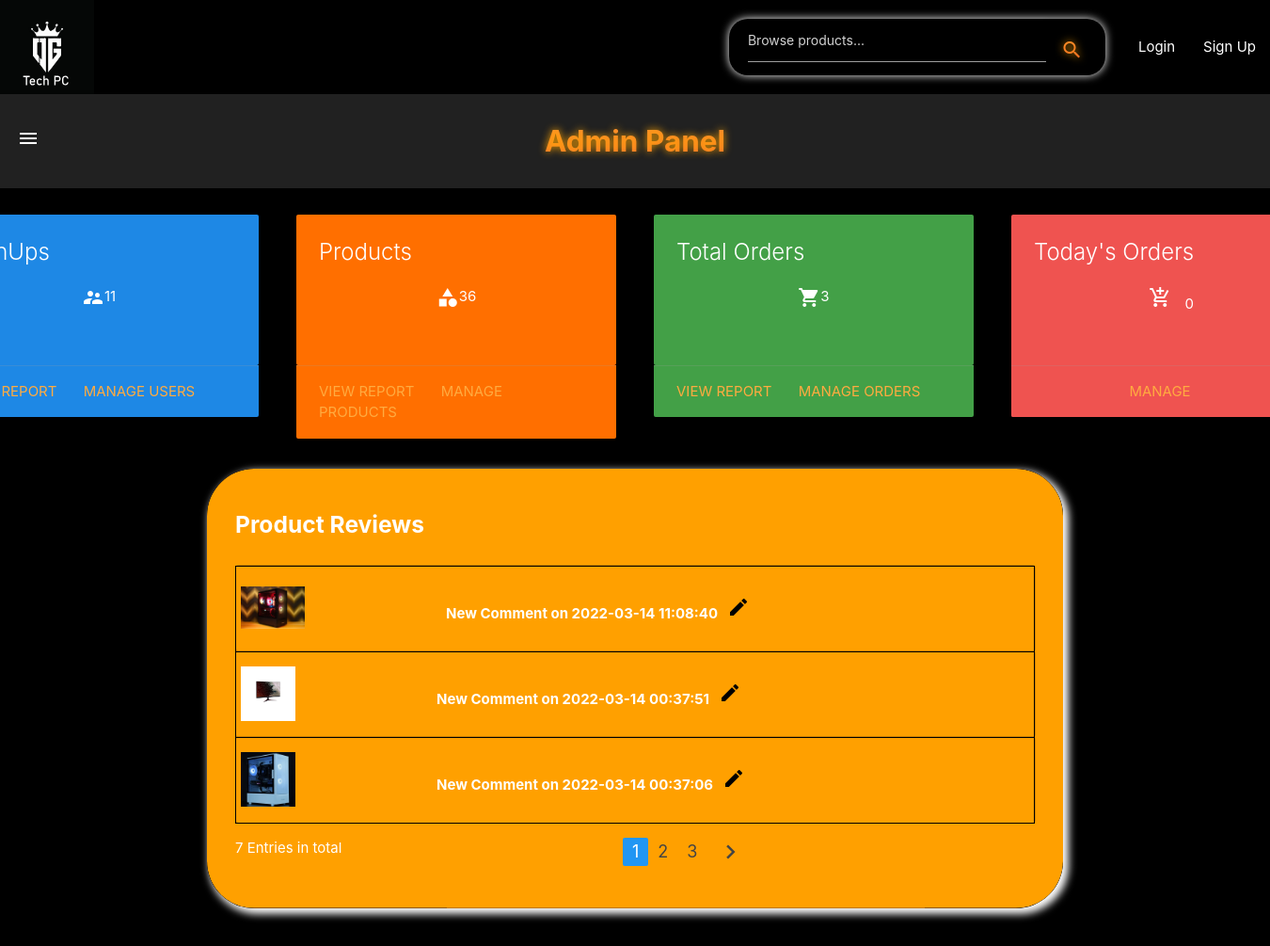
The app's page /admin.php with its own data.
### tables this page shows
CREATE TABLE `orderitems` (
  `OrderItemID` int(11) NOT NULL,
  `OrderID` int(11) NOT NULL,
  `ItemID` int(11) NOT NULL,
  `Price` float NOT NULL,
  `Quantity` int(11) NOT NULL,
  `AddedDatetime` datetime NOT NULL,
  `Feedback` varchar(512) DEFAULT NULL,
  `Rating` int(11) DEFAULT NULL,
  `RatingDateTime` datetime NOT NULL
);

CREATE TABLE `items` (
  `ItemID` int(11) NOT NULL,
  `Name` varchar(64) NOT NULL,
  `Brand` varchar(64) NOT NULL,
  `Description` varchar(512) NOT NULL,
  `Category` int(11) NOT NULL,
  `SellingPrice` float NOT NULL,
  `QuantityInStock` int(11) NOT NULL,
  `Image` varchar(512) NOT NULL
);

### classes/Dbhandler.class.php (called while the page is built, shortened)
<?php
class Dbhandler {
  private function connect() {
    $this->host = "127.0.0.1";
    $this->user = "root";
    $this->pass = "";
    $this->db = "ogtech";
    $this->conn = new mysqli($this->host, $this->user, $this->pass, $this->db);
    return $this->conn;
  }
  public function conn() {
    $this->conn = new mysqli("127.0.0.1", "root", "", "ogtech");
    return $this->conn;
  }
}

### classes/adminContr.class.php (called while the page is built, shortened)
<?php
class adminContr extends Admin {
  public function showReviews(){
    $this->adminReviews();
  }
}

### classes/admin.class.php (the view, shortened to what this page needs)
<?php
class Admin extends Dbhandler{
  protected function adminReviews(){
    $sql = "SELECT OI.ItemID, OI.RatingDateTime, I.Image FROM OrderItems OI, Items I
      WHERE OI.ItemID = I.ItemID AND Rating IS NOT NULL ORDER BY OrderItemID DESC;";
    $conn = new Dbhandler();
    $result = $conn->conn()->query($sql) or die($conn->conn()->error);
    while ($row = $result->fetch_assoc() )
    {
      $itemID = $row["ItemID"];
      $ratingDateTime = $row["RatingDateTime"];
      $image = $row["Image"];
      echo("
        <tr>
          <td id='bordershadow'>
            <a href='product.php?item_id=$itemID'>
              <div><img class='shadow-img' src='product_images/$image' style='height: 58px; float: left; max-width: 68px; display: block;
                margin: 0 auto; object-fit:scale-down;'></div>
              <div class='white-text bold' style='height: 60px; float: left; margin-left: 150px'>New Comment on $ratingDateTime</div>
              <div class='black-text' style='height: 60px; float: left; margin-left: 10px'><i class='material-icons'>create</i></div>
            </a>
          </td>
        </tr>"
      );
    }
  }
}

### static/css/base.css (style rules this page uses)
body { background-color: black; }
.bold { font-weight: bold; }
#bordershadow { height: 70px; line-height: 70px; text-align: center; border: 1px solid black; border-radius: 3px; box-shadow: 0 0 0 1px rgb(0 0 0 / 20%); transition: all 200ms ease-out; }

### records on screen
orderitems: ItemID.Image (picture), RatingDateTime "2022-03-14 11:08:40"
orderitems: ItemID.Image (picture), RatingDateTime "2022-03-14 00:37:51"
orderitems: ItemID.Image (picture), RatingDateTime "2022-03-14 00:37:06"

### other values on screen
$signUpCount "11"
$productCount "36"
$orderCount "3"
$orderCountNew "0"
